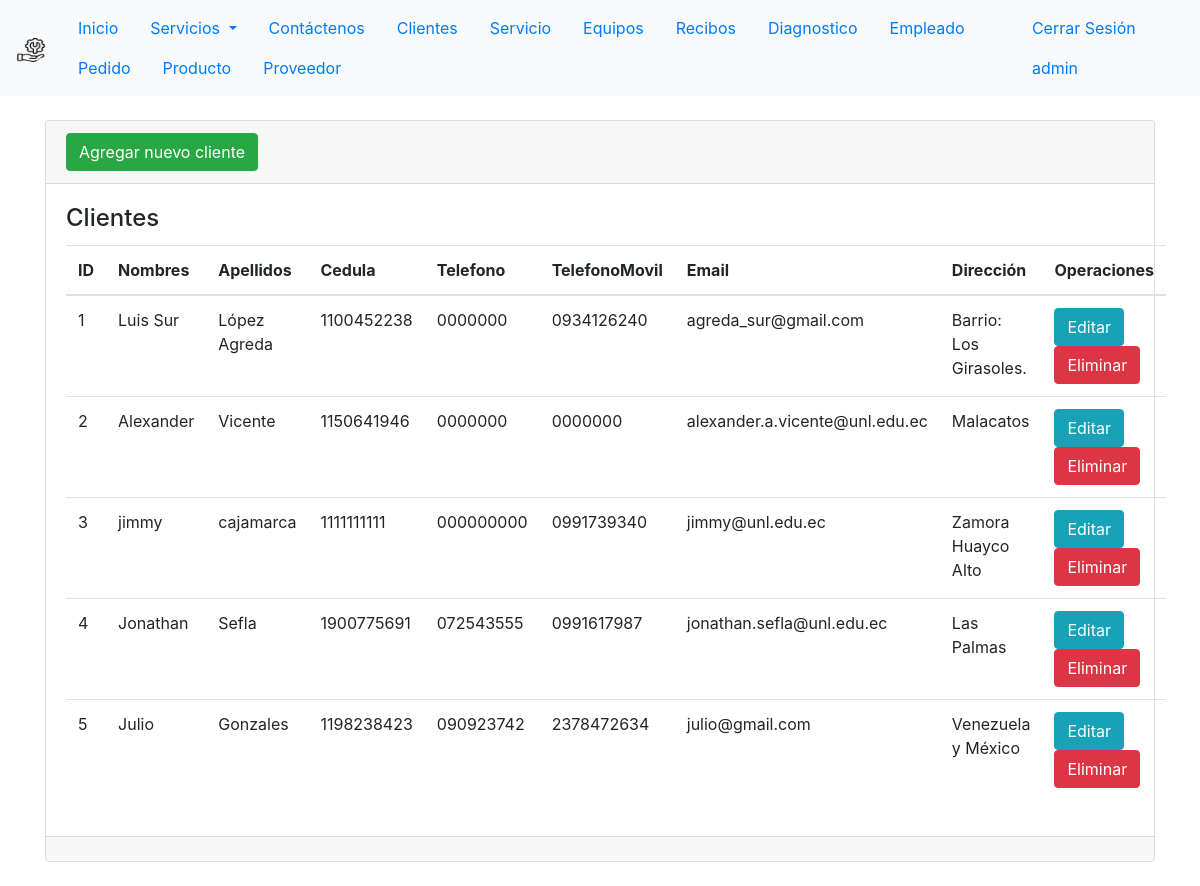
/Cliente/ (signed in), run on the app's committed database.
### ServicioTecnico/models.py (models this page shows, shortened)
class Cliente(models.Model):
    id = models.AutoField(primary_key = True)
    nombres = models.CharField(max_length = 50, verbose_name = 'Nombres')
    apellidos = models.CharField(max_length = 50, verbose_name = 'Apellidos')
    cedula = models.CharField(max_length = 10, verbose_name = 'Cedula')
    telefono = models.CharField(max_length = 9, verbose_name = 'Telefono')
    telefonoMovil = models.CharField(max_length = 10, verbose_name = 'TelefonoMovil')
    email = models.EmailField()
    direccion = models.CharField(max_length = 100, verbose_name = 'Direccion')
    def __getitem__(self, key):
        return self.__dict__[key]

### ServicioTecnico/views.py (the view)
# urls.py: path('Cliente/', listarClientes, name="listarClientes"),
@permission_required('ServicioTecnico.view_cliente')
def listarClientes(request):
    clientes = Cliente.objects.all()
    page = request.GET.get('page', 1)
    try:
        paginator = Paginator(clientes, 5)
        clientes = paginator.page(page)
    except:
        raise Http404
    data = {
        'entity': clientes,
        'paginator': paginator
    }
    return render(request, 'Cliente/index.html', data)

### templates/Cliente/index.html (shortened to what this page needs)
{% extends "base1.html" %}
{% block body %}
<div class="container py-4">
    <div class="card">
        <div class="card-header">
            <a name="" id="" class="btn btn-success" href="{% url 'registrarCliente' %}" role="button">Agregar nuevo cliente</a>
        </div>
        <div class="card-body">
            <h4 class="card-title">Clientes</h4>
            <table class="table">
                <thead>
                    <tr>
                        <th>ID</th>
                        <th>Nombres</th>
                        <th>Apellidos</th>
                        <th>Cedula</th>
                        <th>Telefono</th>
                        <th>TelefonoMovil</th>
                        <th>Email</th>
                        <th>Dirección</th>
                        <th>Operaciones</th>
                    </tr>
                </thead>
                <tbody>
                    {% for c in entity %}
                    <tr>
                        <td>{{ c.id }}</td>
                        <td>{{ c.nombres }}</td>
                        <td>{{ c.apellidos }}</td>
                        <td>{{ c.cedula }}</td>
                        <td>{{ c.telefono }}</td>
                        <td>{{ c.telefonoMovil }}</td>
                        <td>{{ c.email }}</td>
                        <td>{{ c.direccion }}</td>
                        <td>
                            {% if perms.ServicioTecnico.change_cliente %}
                                <a class="btn btn-info" href="{% url 'modificarCliente' c.id %}" role="button">Editar</a>
                            {% endif %}
                            {% if perms.ServicioTecnico.delete_cliente %}
                                <a class="btn btn-danger" onclick="eliminar_Cliente({{ c.id }})" href="#" role="button">Eliminar</a>
                            {% endif %}
                        </td>
                    </tr>
                    {% endfor %}
                </tbody>
            </table>
        </div>
        <div class="card-footer text-muted"></div>
    </div>
</div>
{% endblock %}

### templates/base1.html (shortened to what this page needs)
<!DOCTYPE html>
<html lang="en">
<head>
    {% load static %}
    <link type='text/css' href='{% static "css/style.css" %}' rel='stylesheet'/>
    <link rel="stylesheet" href="https://cdn.jsdelivr.net/npm/bootstrap@4.4.1/dist/css/bootstrap.min.css">
    <link rel="stylesheet" href="https://stackpath.bootstrapcdn.com/font-awesome/4.7.0/css/font-awesome.min.css">
</head>
<body>
    <nav class="navbar navbar-expand-sm navbar-light bg-light">
        <a class="navbar-brand" href="/">
            <img src="{% static 'images/soporte-tecnico.png' %}" alt="" width="30" height="24">
        </a>
        <div class="nav justify-content-start collapse navbar-collapse" id="navbarText">
            <ul class="nav nav-pills">
                <li class="nav-item">
                    <a class="nav-link" href="/">Inicio</a>
                </li>
                <li class="nav-item dropdown">
                    <a class="nav-link dropdown-toggle btn-block" href="" role="button" data-bs-toggle="dropdown" aria-expanded="false">
                    Servicios
                    </a>
                </li>
                <li class="nav-item">
                    <a class="nav-link" href="/contactenos/">Contáctenos</a>
                </li>
                {% if perms.ServicioTecnico.view_cliente %}
                <li class="nav-item">
                    <a class="nav-link" href="/Cliente">Clientes</a>
                </li>
                {% endif %}
                {% if perms.ServicioTecnico.view_servicio %}
                <li class="nav-item">
                    <a class="nav-link" href="/Servicio">Servicio</a>
                </li>
                {% endif %}
                {% if perms.ServicioTecnico.view_equipo %}
                <li class="nav-item">
                    {% if user.id == 1 or user.username == 'vendedor' or user.username == 'tecnico' %}
                        <a class="nav-link" href="{% url 'listarEquiposCliente' user.id %}">Equipos</a>
                    {% endif %}
                </li>
                {% endif %}
                {% if perms.ServicioTecnico.view_recibo %}
                <li class="nav-item">
                    <a class="nav-link" href="/Recibo">Recibos</a>
                </li>
                {% endif %}
                {% if perms.ServicioTecnico.view_diagnostico %}
                <li class="nav-item">
                    <a class="nav-link" href="/Diagnostico">Diagnostico</a>
                </li>
                {% endif %}
                {% if perms.ServicioTecnico.view_empleado %}
                <li class="nav-item">
                    <a class="nav-link" href="/Empleado">Empleado</a>
                </li>
                {% endif %}
                {% if perms.ServicioTecnico.view_pedido %}
                <li class="nav-item">
                    <a class="nav-link" href="/Pedido">Pedido</a>
                </li>
                {% endif %}
                {% if perms.ServicioTecnico.view_producto %}
                <li class="nav-item">
                    <a class="nav-link" href="/Producto">Producto</a>
                </li>
                {% endif %}
                {% if perms.ServicioTecnico.view_proveedor %}
                <li class="nav-item">
                    <a class="nav-link" href="/Proveedor">Proveedor</a>
                </li>
                {% endif %}
            </ul>
        </div>
        <div class="justify-content-end collapse navbar-collapse" id="navbarText">
            <ul class="nav ">
                {% if request.user.is_authenticated %}
                    <li class="nav-item">
                        <a class="nav-link" href="{% url 'logout' %}">Cerrar Sesión</a>
                    </li>
                    <li class="nav-item">
                        <a class="nav-link" href="#">{{ user.username }}</a>
                    </li>
                {% endif %}
            </ul>
        </div>
    </nav>
    {% block body %}
    {% endblock %}
</body>
</html>

### static/css/style.css (style rules this page uses)
body { font-family: 'Roboto', sans-serif; margin: 0; }
:root { --primary: #c0d4f1; --white: #FFFFFF; --greyLight-1: #E4EBF5; --greyLight-2: #c8d0e7; --greyDark: #9baacf; }

### data on the page
Cliente: id "1", nombres "Luis Sur", apellidos "López Agreda", cedula "1100452238", telefono "0000000", telefonoMovil "0934126240", email "agreda_sur@gmail.com", direccion "Barrio: Los Girasoles."
Cliente: id "2", nombres "Alexander", apellidos "Vicente", cedula "1150641946", telefono "0000000", telefonoMovil "0000000", email "alexander.a.vicente@unl.edu.ec", direccion "Malacatos"
Cliente: id "3", nombres "jimmy", apellidos "cajamarca", cedula "1111111111", telefono "000000000", telefonoMovil "0991739340", email "jimmy@unl.edu.ec", direccion "Zamora Huayco Alto"
Cliente: id "4", nombres "Jonathan", apellidos "Sefla", cedula "1900775691", telefono "072543555", telefonoMovil "0991617987", email "jonathan.sefla@unl.edu.ec", direccion "Las Palmas"
Cliente: id "5", nombres "Julio", apellidos "Gonzales", cedula "1198238423", telefono "090923742", telefonoMovil "2378472634", email "julio@gmail.com", direccion "Venezuela y México"

### other printed values
{{ user.username }} "admin"
